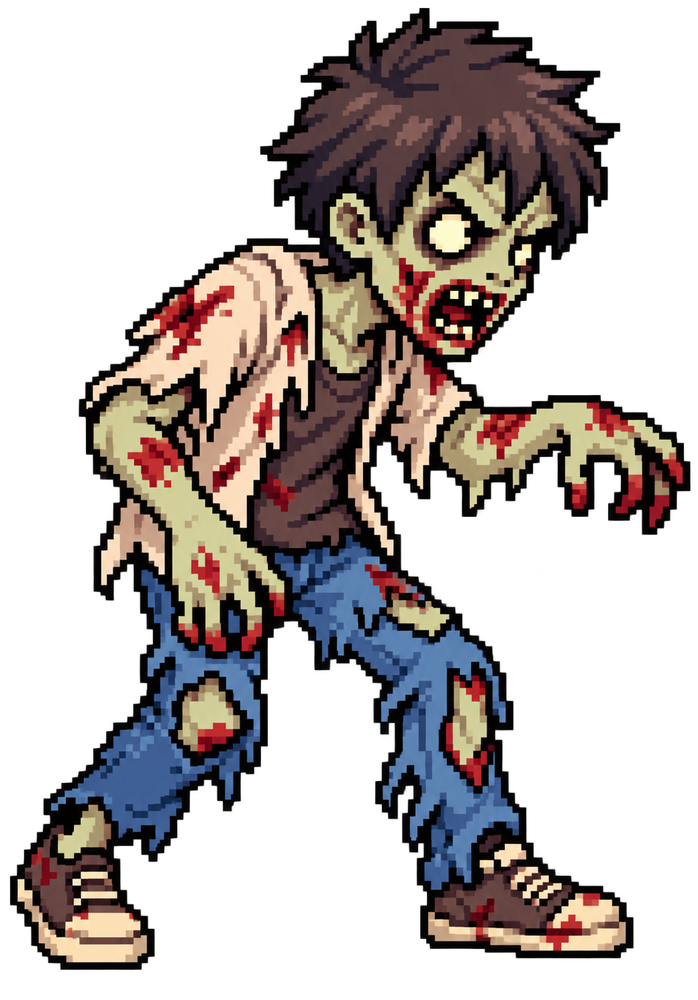
#> input picture assets/characters/zombies/portraits/wanderer.png, 698 x 1000 px, found by its file name
$ python generate_carabiniere.py
#> lines starting #> are read from the running program, lines starting #| are printed output that depends on the picture
#!/usr/bin/env python3
"""Build the carabiniere zombie sheets from the wanderer's frames.

Same body, walk cycle and green skin as the wanderer, dressed in the
uniform: dark navy jacket and trousers with the red stripe, white cross
belt, black cap with the red band, and a baton in the hand.

  carabiniere.png        idle/walk (4x6, like every character)
  carabiniere_bite.png   baton swing: wind-up, swing, strike, recover
                                (the game uses the "bite" slot for attacks)
  carabiniere_hit.png    flinch
  carabiniere_death.png  collapse

Run from the repository root:  python tools/generate_carabiniere.py
"""
from __future__ import annotations

import os

from PIL import Image

W, H = 16, 24
SPRITES = os.path.join("assets", "characters", "zombies", "sprites")
ROWS = ("south", "west", "east", "north")

NAVY = (26, 32, 58, 255)
NAVY_LIGHT = (44, 54, 92, 255)
RED = (176, 30, 30, 255)
WHITE = (232, 232, 222, 255)
CAP = (16, 16, 22, 255)
SILVER = (200, 200, 190, 255)
BATON = (22, 22, 26, 255)
BATON_LIGHT = (90, 90, 96, 255)
SWOOSH = (240, 240, 240, 200)
FLASH = (255, 255, 255, 255)


def is_skin(p) -> bool:
    r, g, b, a = p
    return a > 100 and g > r + 8 and g > b


def is_outline(p) -> bool:
    return p[3] > 100 and max(p[:3]) < 22


def dress(frame: Image.Image, direction: str) -> Image.Image:
    out = frame.copy()
    skin_rows = [y for y in range(H) for x in range(W) if is_skin(frame.getpixel((x, y)))]
    face_top = min(skin_rows) if skin_rows else 6
    for y in range(H):
        for x in range(W):
            p = frame.getpixel((x, y))
            if p[3] < 100 or is_skin(p) or is_outline(p):
                continue
            if y < face_top + 2:  # hair -> cap
                out.putpixel((x, y), CAP)
            else:
                lum = sum(p[:3]) / 3
                out.putpixel((x, y), NAVY_LIGHT if lum > 70 else NAVY)
    # red band at the bottom of the cap, silver badge in front
    for x in range(W):
        column = [y for y in range(face_top + 2) if out.getpixel((x, y)) == CAP]
        if column:
            out.putpixel((x, max(column)), RED)
    if direction == "south":
        out.putpixel((7, face_top), SILVER)
        out.putpixel((8, face_top), SILVER)
    # red stripe down the outer side of each trouser leg
    for y in range(18, 23):
        clothes = [x for x in range(W) if out.getpixel((x, y)) in (NAVY, NAVY_LIGHT)]
        if clothes:
            out.putpixel((min(clothes), y), RED)
            out.putpixel((max(clothes), y), RED)
    # white cross belt
    if direction in ("south", "north"):
        for i in range(6):
            x, y = 4 + i + (0 if direction == "south" else 1), 12 + i
            if out.getpixel((x, y)) in (NAVY, NAVY_LIGHT):
                out.putpixel((x, y), WHITE)
    else:
        for y in range(12, 17):
            x = 7 if direction == "east" else 8
            if out.getpixel((x, y)) in (NAVY, NAVY_LIGHT):
                out.putpixel((x, y), WHITE)
    return out


def hand(frame: Image.Image, direction: str) -> tuple[int, int]:
    """Lowest skin pixel on the baton side: the hand."""
    side = range(W // 2, W) if direction in ("south", "east") else range(0, W // 2)
    best = None
    for y in range(12, H):
        for x in side:
            if is_skin(frame.getpixel((x, y))):
                best = (x, y)
    return best or ((12, 17) if direction != "west" else (3, 17))


def put(img, x, y, colour):
    if 0 <= x < W and 0 <= y < H:
        img.putpixel((x, y), colour)


def baton_down(img, hx, hy):
    for i in range(1, 6):
        put(img, hx, hy + i, BATON)
    put(img, hx, hy + 1, BATON_LIGHT)


def load(name):
    sheet = Image.open(os.path.join(SPRITES, name)).convert("RGBA")
    return {
        d: [sheet.crop((c * W, r * H, c * W + W, r * H + H)) for c in range(6)]
        for r, d in enumerate(ROWS)
    }


def base_sheet(frames) -> dict[str, list[Image.Image]]:
    rows = {}
    for d in ROWS:
        dressed = []
        for frame in frames[d]:
            f = dress(frame, d)
            if d != "north":  # the baton hides behind the body from behind
                baton_down(f, *hand(frame, d))
            dressed.append(f)
        rows[d] = dressed
    return rows


def swing_frames(idle: Image.Image, d: str) -> list[Image.Image]:
    """Wind-up, swing, strike (with a swoosh), recover."""
    frames = []
    forward = {"east": 1, "west": -1}.get(d, 0)
    for index in range(4):
        f = idle.copy()
        # hide the hanging baton hand
        for y in range(14, H):
            for x in range(W):
                if f.getpixel((x, y)) in (BATON, BATON_LIGHT):
                    f.putpixel((x, y), (0, 0, 0, 0))
        if d in ("east", "west"):
            back_x = 7 - forward * 4
            if index == 0:  # baton raised behind the head
                for i in range(6):
                    put(f, back_x - forward * (i // 3), 2 + i, BATON)
            elif index == 1:  # overhead
                for i in range(6):
                    put(f, 6 + forward * i, 3 - i // 2, BATON)
            elif index == 2:  # strike forward at chest height
                for i in range(7):
                    put(f, 8 + forward * (2 + i), 12, BATON)
                put(f, 8 + forward * 8, 11, BATON_LIGHT)
                for i in range(4):
                    put(f, 8 + forward * (4 + i), 9 + i // 2, SWOOSH)
            else:  # recover, baton low and forward
                for i in range(4):
                    put(f, 8 + forward * (3 + i // 2), 15 + i, BATON)
        elif d == "south":
            if index == 0:
                for i in range(6):
                    put(f, 12, 1 + i, BATON)
            elif index == 1:
                for i in range(6):
                    put(f, 11 - i // 2, 2 + i // 3, BATON)
            elif index == 2:
                for i in range(6):
                    put(f, 8, 13 + i, BATON)
                for x in range(4, 12):
                    put(f, x, 20, SWOOSH)
            else:
                for i in range(4):
                    put(f, 10, 16 + i, BATON)
        else:  # north: raised above the head, then it disappears ahead
            if index in (0, 1):
                for i in range(5):
                    put(f, 7 + index * 2, 0 + i, BATON)
            elif index == 2:
                for x in range(4, 12):
                    put(f, x, 1, SWOOSH)
        frames.append(f)
    return frames


def flinch(idle: Image.Image, d: str, index: int) -> Image.Image:
    back = {"east": -1, "west": 1}.get(d, 0)
    shift = (1 if index < 2 else 0)
    out = Image.new("RGBA", (W, H), (0, 0, 0, 0))
    out.alpha_composite(idle, (back * shift, -shift if d == "north" else 0))
    if index == 0:  # white flash of the impact
        for y in range(H):
            for x in range(W):
                r, g, b, a = out.getpixel((x, y))
                if a > 100:
                    out.putpixel((x, y), (min(255, r + 110), min(255, g + 110), min(255, b + 110), a))
    return out


def collapse(idle: Image.Image, d: str, index: int) -> Image.Image:
    out = Image.new("RGBA", (W, H), (0, 0, 0, 0))
    if index <= 2:  # buckling knees
        depth = (2, 5, 8)[index]
        upper = idle.crop((0, 0, W, 18))
        legs = idle.crop((0, 18 + min(depth, 5), W, H))
        out.alpha_composite(legs, (0, 18 + min(depth, 5)))
        out.alpha_composite(upper, (0, depth))
        return out
    # on the ground: the frame turned on its side and squeezed into the cell
    turned = idle.rotate(90 if d != "east" else -90, expand=True)
    turned = turned.resize((W, 11), Image.NEAREST)
    out.alpha_composite(turned, (0, H - 11))
    if index == 5:
        for y in range(H):
            for x in range(W):
                r, g, b, a = out.getpixel((x, y))
                if a > 100:
                    out.putpixel((x, y), (int(r * 0.8), int(g * 0.8), int(b * 0.8), a))
    return out


def sheet(rows: dict[str, list[Image.Image]], columns: int) -> Image.Image:
    out = Image.new("RGBA", (96, 96), (0, 0, 0, 0))
    for r, d in enumerate(ROWS):
        for c in range(columns):
            out.alpha_composite(rows[d][c], (c * W, r * H))
    return out


def main() -> None:
    base = base_sheet(load("wanderer.png"))
#> in load, sheet is the input picture: PIL image 698x1000 RGBA; mean R, G, B, A 44.6, 37.7, 35.7, 110.2
#> the loop in base_sheet, `for d in ROWS:` made 4 passes
#> after the loop in base_sheet, `for d in ROWS:`: rows = 4 items
#> base = 4 items
    idle = {d: base[d][0] for d in ROWS}
#> idle = 4 items
    outputs = {
        "carabiniere.png": sheet(base, 6),
        "carabiniere_bite.png": sheet({d: swing_frames(idle[d], d) for d in ROWS}, 4),
        "carabiniere_hit.png": sheet(
            {d: [flinch(idle[d], d, i) for i in range(3)] for d in ROWS}, 3
        ),
        "carabiniere_death.png": sheet(
            {d: [collapse(idle[d], d, i) for i in range(6)] for d in ROWS}, 6
        ),
    }
#> in sheet, `out = Image.new("RGBA", (96, 96), (0, 0, 0, 0))`: out: PIL image 96x96 RGBA; every value is 0
#> after the loop in sheet, `for r, d in enumerate(ROWS):`:
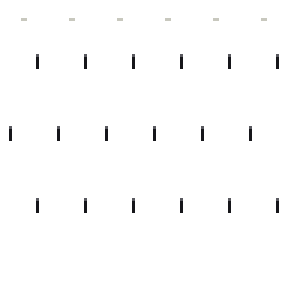
#> out: PIL image 96x96 RGBA (shown 3 times larger); mean R, G, B, A 0.6, 0.6, 0.6, 2.8; transparent parts drawn white
#> in swing_frames, `frames = []`: frames = []
#> the loop in swing_frames, `for index in range(4):` made 4 passes
#> pass 1, in swing_frames, `f = idle.copy()`:
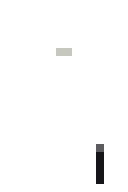
#> f: PIL image 16x24 RGBA (shown 8 times larger); mean R, G, B, A 1.5, 1.5, 1.5, 4.6; transparent parts drawn white
#> after the loop in swing_frames, `for index in range(4):`: frames = 4 items
#> in swing_frames (call 2), `frames = []`: frames = []
#> the loop in swing_frames (call 2), `for index in range(4):` made 4 passes
#> pass 1, in swing_frames (call 2), `f = idle.copy()`:
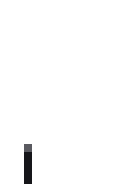
#> f: PIL image 16x24 RGBA (shown 8 times larger); mean R, G, B, A 0.5, 0.5, 0.5, 3.3; transparent parts drawn white
#> after the loop in swing_frames (call 2), `for index in range(4):`: frames = 4 items
#> call 3 of swing_frames, with d = 'east'
#> in swing_frames (call 3), `frames = []`: frames = []
#> after the loop in swing_frames (call 3), `for index in range(4):`:
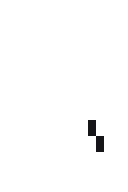
#> f: PIL image 16x24 RGBA (shown 8 times larger); mean R, G, B, A 0.2, 0.2, 0.3, 2.7; transparent parts drawn white
#> after the loop in swing_frames (call 3), `for index in range(4):`: frames = 4 items
#> in flinch, `back = {"east": -1, "west": 1}.get(d, 0)`: back = 0
#> call 4 of collapse, with d = 'south', index = 3
#> in collapse (call 4), `turned = idle.rotate(90 if d != "east" else -90, expand=True)`:
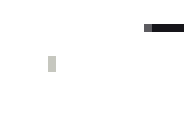
#> turned: PIL image 24x16 RGBA (shown 8 times larger); mean R, G, B, A 1.5, 1.5, 1.5, 4.6; transparent parts drawn white
#> in collapse (call 7), `upper = idle.crop((0, 0, W, 18))`: upper: PIL image 16x18 RGBA; every value is 0
#> in collapse (call 10), `turned = idle.rotate(90 if d != "east" else -90, expand=True)`:
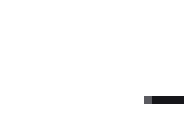
#> turned: PIL image 24x16 RGBA (shown 8 times larger); mean R, G, B, A 0.5, 0.5, 0.5, 3.3; transparent parts drawn white
#> in collapse (call 16), `turned = idle.rotate(90 if d != "east" else -90, expand=True)`:
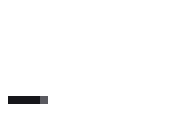
#> turned: PIL image 24x16 RGBA (shown 8 times larger); mean R, G, B, A 0.5, 0.5, 0.5, 3.3; transparent parts drawn white
#> in collapse (call 22), `turned = idle.rotate(90 if d != "east" else -90, expand=True)`: turned: PIL image 24x16 RGBA; every value is 0
    for name, image in outputs.items():
        image.save(os.path.join(SPRITES, name))
        print(f"wrote assets/characters/zombies/sprites/{name}")
#> this loop made 4 passes
#> name on passes 1 to 4: 'carabiniere.png', 'carabiniere_bite.png', 'carabiniere_hit.png', 'carabiniere_death.png'
#| wrote assets/characters/zombies/sprites/carabiniere.png
#| wrote assets/characters/zombies/sprites/carabiniere_bite.png
#| wrote assets/characters/zombies/sprites/carabiniere_hit.png
#| wrote assets/characters/zombies/sprites/carabiniere_death.png


if __name__ == "__main__":
    main()
